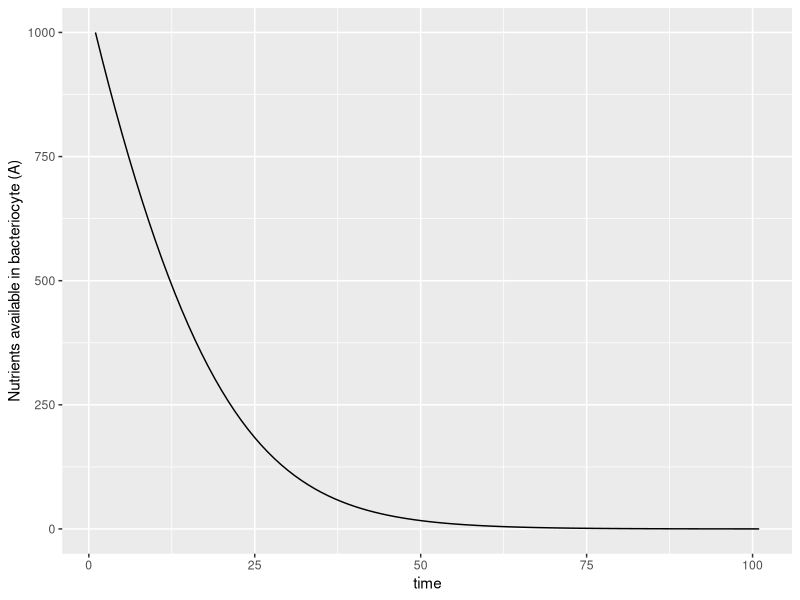
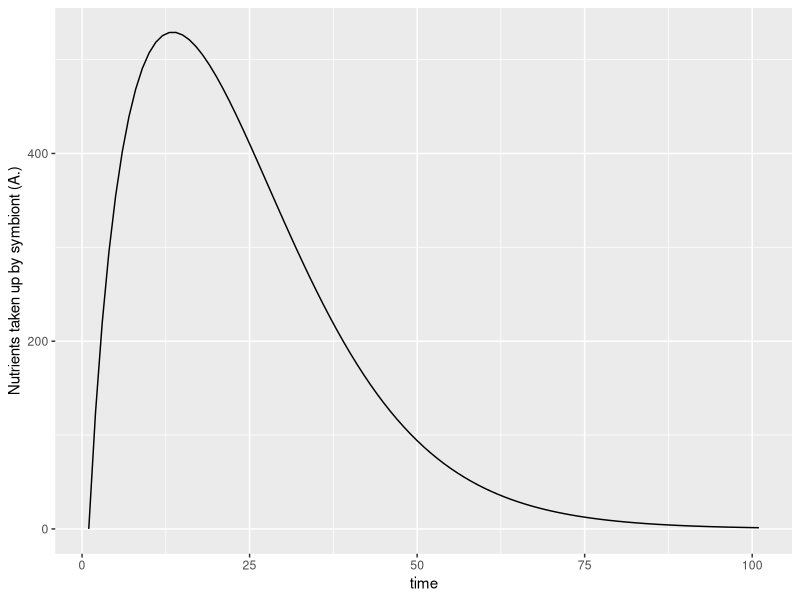
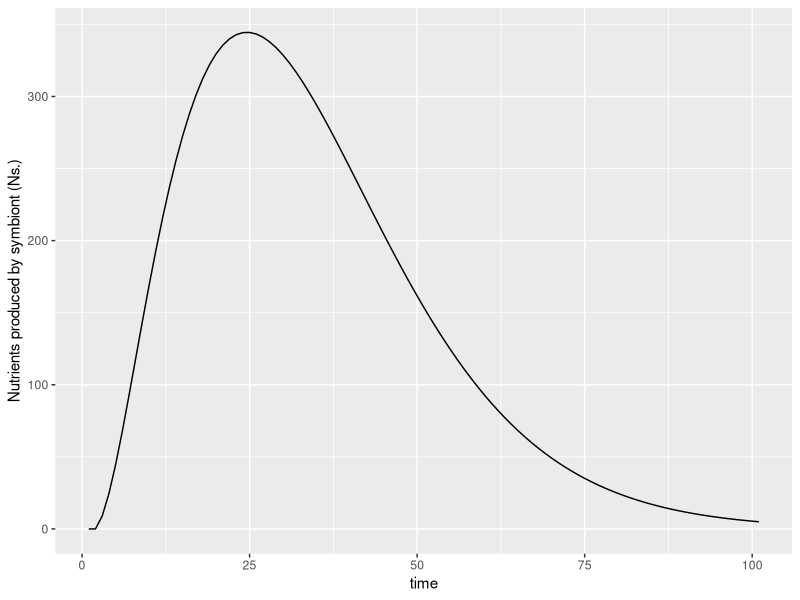
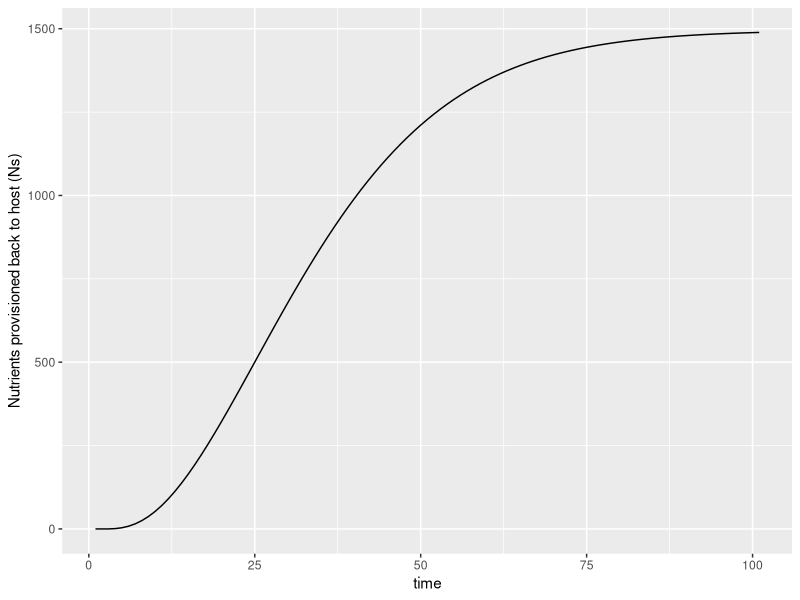
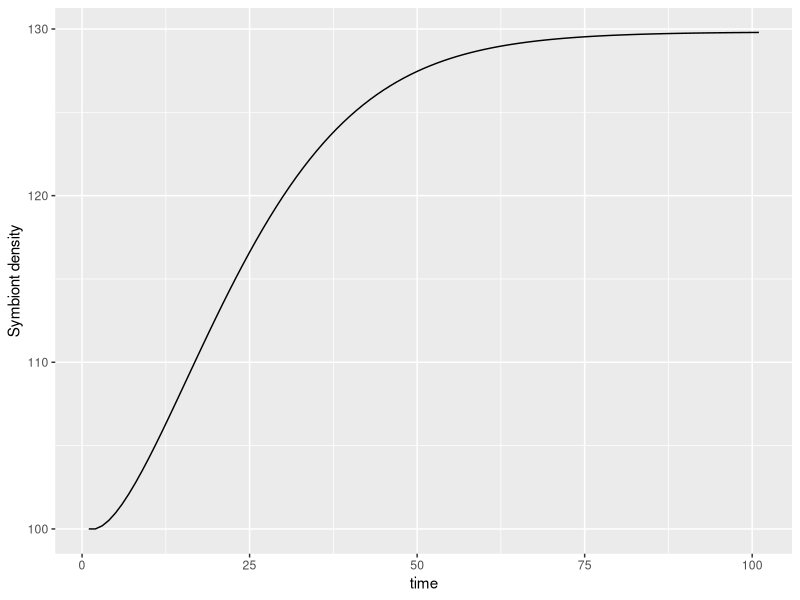
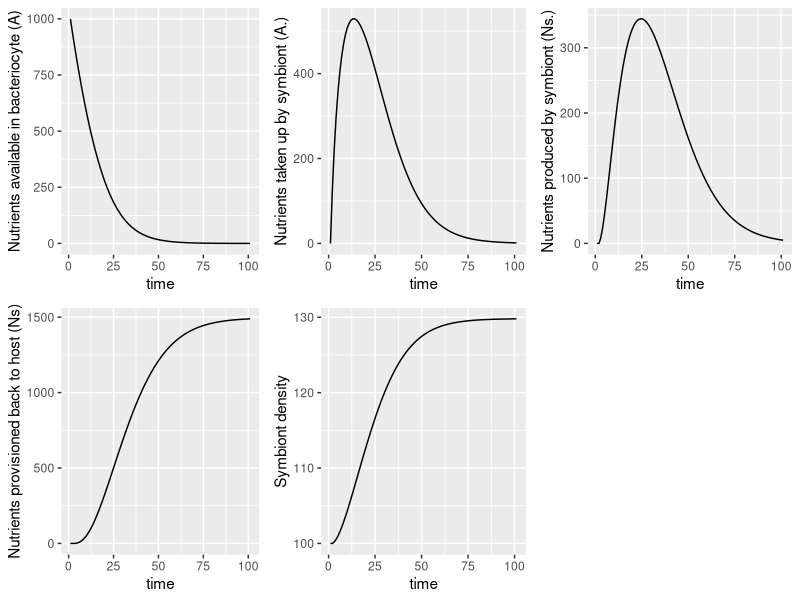

Recreate these plots in R, in order.
# Dynamics of symbiont growth and nutrient production

# Packages
library(ggplot2)
library(cowplot)

# Variables:
# S = Symbiont density
# A = Allocated nutrients in host cell
# A. = Nutrients taken up by symbiont and available for use
# P = Nutrients produced by symbiont
# P. = Nutrients provisioned back to host and available for use

k1 <- 0.08 # Rate of acquisition of nutrients by the symbiont
k2 <- 0.1 # Rate of nutrient production by symbiont
k3 <- 0.005 # Rate of symbiont growth
k4 <- 10 # Rate of provisioning of nutrients back to host

a <- 0.7 # Proportion of nutrients used for conversion to other nutrients
b <- 0.3 # Proportion of nutrients used for symbiont growth

K <- 130 # Symbiont population carrying capacity

eqn.1 <- function(t, A, A., Ns., Ns, S){
  dAdt = -k1*A*S
  return(dAdt)
}  
eqn.2 <- function(t, A, A., Ns., Ns, S){
  dA.dt = (k1*A*S) - (a*k2*A.*S) - (b*k3*A.*S)#*(1-S/K)
  return(dA.dt)
}  
eqn.3 <- function(t, A, A., Ns., Ns, S){
  dNs.dt = (a*k2*A.*S) - (k4*Ns.)
  return(dNs.dt)
}
eqn.4 <- function(t, A, A., Ns., Ns, S){
  dNsdt = k4*Ns.
  return(dNsdt)
}
eqn.5 <- function(t, A, A., Ns., Ns, S){
  dSdt = (b*k3*A.*S)#*(1-S/K)
  return(dSdt)
}
fns <- c(eqn.1, eqn.2, eqn.3, eqn.4, eqn.5)

rk4 <- function(A, A., Ns., Ns, S, n){
  h <- 1/n
  vbs <- array(data = NA, dim = c((n+1), 5))
  t <- array(data = NA, dim = n+1)
  vbs[1,1] = A
  vbs[1,2] = A.
  vbs[1,3] = Ns.
  vbs[1,4] = Ns
  vbs[1,5] = S
  t[1] = 0
  for (j in 1:n){
    k <- array(data = NA, dim = c(4,5))
    for (i in 1:5){
      k[1,i] = fns[[i]](t[j], vbs[j,1], vbs[j,2], vbs[j,3], vbs[j,4], vbs[j,5])
      k[2,i] = fns[[i]](t[j]+(h/2), vbs[j,1]+((h*k[1,i])/2), vbs[j,2]+((h*k[1,i])/2), vbs[j,3]+((h*k[1,i])/2), vbs[j,4]+((h*k[1,i])/2), vbs[j,5]+((h*k[1,i])/2))
      k[3,i] = fns[[i]](t[j]+(h/2), vbs[j,1]+((h*k[2,i])/2), vbs[j,2]+((h*k[2,i])/2), vbs[j,3]+((h*k[2,i])/2), vbs[j,4]+((h*k[2,i])/2), vbs[j,5]+((h*k[2,i])/2))
      k[4,i] = fns[[i]](t[j]+h, vbs[j,1]+(h*k[3,i]), vbs[j,2]+(h*k[3,i]), vbs[j,3]+(h*k[3,i]), vbs[j,4]+(h*k[3,i]), vbs[j,5]+(h*k[3,i]))
      vbs[(j+1), i] = vbs[j, i] + (1/6)*h*(k[1,i]+(2*k[2,i])+(2*k[3,i])+k[4,i])
      t[j+1] = t[j] + h
    }
  }
  return(vbs)
}

output = rk4(1000, 0, 0, 0, 100, 100)
output <- as.data.frame(output)

A_plot<- ggplot(data = output)+
  geom_line(aes(x = c(1:101), y = V1))+
  xlab("time")+
  ylab("Nutrients available in bacteriocyte (A)")
A_plot 

A._plot<- ggplot(data = output)+
  geom_line(aes(x = c(1:101), y = V2))+
  xlab("time")+
  ylab("Nutrients taken up by symbiont (A.)")
A._plot

Ns._plot <- ggplot(data = output)+
  geom_line(aes(x = c(1:101), y = V3))+
  xlab("time")+
  ylab("Nutrients produced by symbiont (Ns.)")
Ns._plot

Ns_plot <- ggplot(data = output)+
  geom_line(aes(x = c(1:101), y = V4))+
  xlab("time")+
  ylab("Nutrients provisioned back to host (Ns)")
Ns_plot
  
S_plot<- ggplot(data = output)+
  geom_line(aes(x = c(1:101), y = V5))+
  xlab("time")+
  ylab("Symbiont density")
S_plot

plots <- plot_grid(A_plot, A._plot, Ns._plot, Ns_plot, S_plot)
plots
